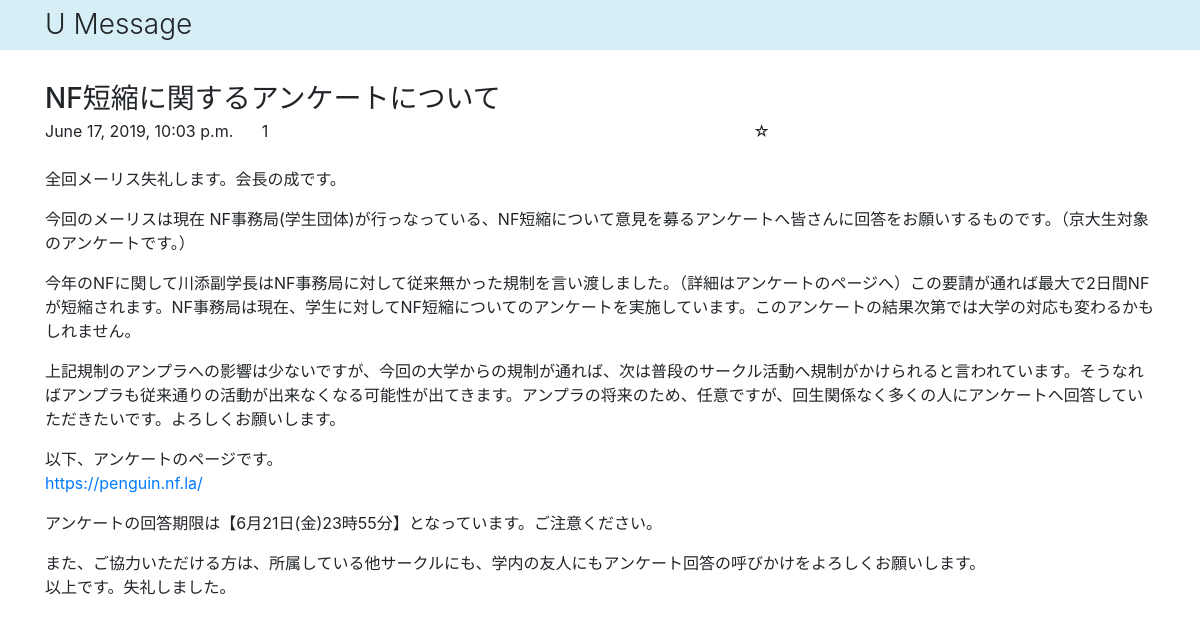
/read/content/5, run on the app's committed database.
### read/models.py (models this page shows, shortened)
class PostTest(models.Model):
	title = models.CharField(max_length=200)
	content = models.TextField()
	created_at = models.DateTimeField()
	whosend = models.IntegerField()
	whopost = models.IntegerField()

### read/views.py (the view)
def content(request, cont_num):
	data = PostTest.objects.get(id=cont_num)
	params = {
		'data':data,
	}
	return render(request, 'read_content.html', params)

### u_message/templates/read_content.html (shortened to what this page needs)
{% extends 'frame.html' %}
{% block body %}
	<h3 class="my-1">{{data.title}}</h3>
	<div class="col-sm-12 col-md-8 mt-1 pl-0">
		<span class="date">{{data.created_at}}</span>
		<span class="ml-4 whosent" data-userid="609">{{data.whosend}}</span>
		<span class="float-right star">☆</span>
	</div>
	<p class="content col-sm-12 col-md-9 mt-4">
		{{data.content | linebreaks | urlize}}
	</p>
{% endblock %}

### u_message/static/u_message/css/style.css (style rules this page uses)
a { text-decoration: none;!important color: #666;!important }

### data on the page
PostTest: title "NF短縮に関するアンケートについて", created_at "June 17, 2019, 10:03 p.m.", whosend "1", content "全回メーリス失礼します。会長の成です。 今回のメーリスは現在 NF事務局(学生団体)が行っなっている、NF短縮について意見を募るアンケートへ皆さんに回答をお願いするものです。（京大生対象のアンケートです。） 今年のNFに関して川添副学長はNF事務局に対して従来無かった規制を言い渡しました。（詳細はアンケートのページへ）この要請が通れば最大で2日間NFが短縮されます。NF事務局は現在、学生に対してNF短縮についてのアンケートを実施しています。このアンケートの結果次第では大学の対応も変わるかもしれません。 上記規制のアンプラへの影響は少ないですが、今回の大学からの規制が通れば、次は普段のサークル活動へ規制がかけられると言われています。そうなればアンプラも従来通りの活動が出来なくなる可能性が出てきます。アンプラの将来のため、任意ですが、回生関係なく多くの人にアンケートへ回答していただきたいです。よろしくお願いします。 以下、アンケートのページです。 https://penguin.nf.la/ アンケートの回答期限は【6月21日(金)23時55分】となっています。ご注意ください。 また、ご協力いただける方は、所属している他サークルにも、学内の友人にもアンケート回答の呼びかけをよろしくお願いします。 以上です。失礼しました。"
